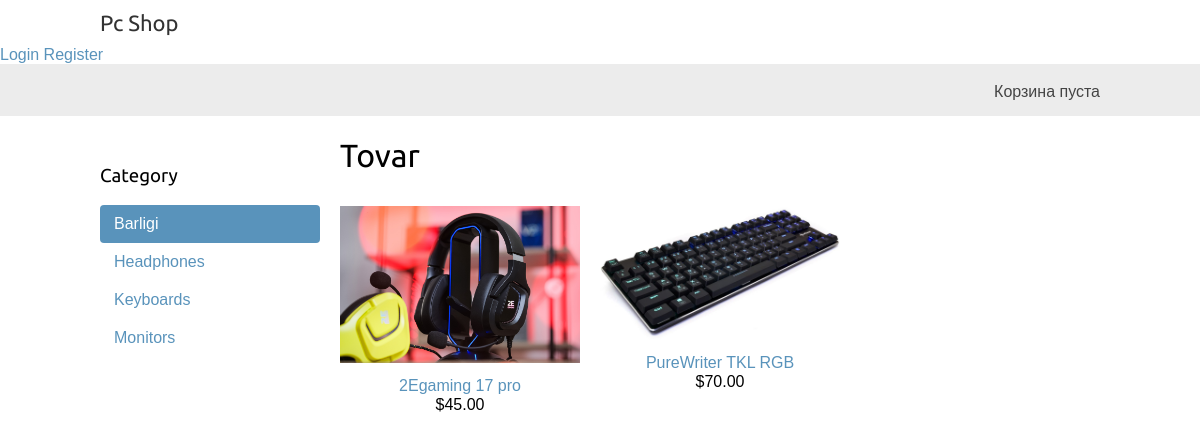
The page / on the database its author committed.
### shop/models.py (models this page shows, shortened)
class Category(models.Model):
    name = models.CharField(max_length=100, db_index=True)
    slug = models.SlugField(max_length=100, unique=True)
    class Meta:
        ordering = ('name',)
        verbose_name = 'Категория'
        verbose_name_plural = 'Категории'
    def get_absolute_url(self):
        return reverse('shop:product_list_by_category', args=[self.slug])

class Product(models.Model):
    category = models.ForeignKey(Category,
                                 related_name='products',
                                 on_delete=models.CASCADE)
    name = models.CharField(max_length=150, db_index=True)
    slug = models.CharField(max_length=150, db_index=True, unique=True)
    image = models.ImageField(upload_to='media/%Y/%m/%d', blank=True)
    description = models.TextField(max_length=1000, blank=True)
    price = models.DecimalField(max_digits=10, decimal_places=2)
    available = models.BooleanField(default=True)
    created = models.DateTimeField(auto_now_add=True)
    uploaded = models.DateTimeField(auto_now=True)
    class Meta:
        ordering = ('name',)
        verbose_name = 'Товар'
        verbose_name_plural = 'Товары'
        index_together = (('id', 'slug'), )
    def get_absolute_url(self):
        return reverse('shop:product_detail', args=[self.id, self.slug])

### shop/views.py (the view)
# urls.py: path('',views.product_list,name='product_list'),
def product_list(request, category_slug=None):
    category = None
    categories = Category.objects.all()
    products = Product.objects.filter(available=True)
    if category_slug:
        category = get_object_or_404(Category, slug=category_slug)
        products = products.filter(category=category)
    return render(request, 'shop/home.html',
                  {
                      'category': category,
                      'categories': categories,
                      'products': products
                  })

### cart/cart.py (called while the page is built)
    def __len__(self):
        return sum(item['quantity'] for item in self.cart.values())

### cart/context_processors.py (called while the page is built)
def cart(request):
    return {'cart': Cart(request)}

### templates/shop/home.html (shortened to what this page needs)
{% extends "shop/base.html" %}
{% load static %}
{% block content %}
<div id="sidebar">
<h3>Category</h3>
<ul>
<li {% if not category %}class="selected"{% endif %}>
<a href="{% url 'shop:product_list' %}">Barligi</a>
</li>
{% for c in categories %}
<li {% if category.slug == c.slug %}class="selected" {% endif %}>
<a href="{{ c.get_absolute_url }}">{{ c.name }}</a>
</li>
{% endfor %}
</ul>
</div>
<div id="main" class="product-list">
<h1>{% if category %}{{ category.name }}{% else %}Tovar{% endif %}</h1>
{% for product in products %}
<div class="item">
<a href="{{ product.get_absolute_url }}">
    <img src="{% if product.image %}{{ product.image.url }}{%else %}{% static 'media/no_image.png' %}{% endif %}">
</a>
<a href="{{ product.get_absolute_url }}">{{ product.name }}</a>
<br>
${{ product.price }}
</div>
{% endfor %}
</div>
{% endblock %}

### static/css/base.css (style rules this page uses)
h1, h2, h3, h4, h5 , h6 { font-family: 'Ubuntu', sans-serif; font-weight:normal; }
a { text-decoration:none; color:#5993bb; }
#sidebar { width:220px; padding:30px 20px 0 0; float:left; }
#sidebar ul { margin:0; padding:0; }
#sidebar ul li { margin:0; list-style:none; padding:10px 14px; }
#sidebar ul li a { display:block; }
#sidebar ul li.selected { background:#5993bb; border-radius:4px; }
#sidebar ul li.selected a { color:#fff; }
#main { float:left; width: 96%; margin-right:-220px; overflow:hidden; }
.product-list .item { width:25%; padding:10px 20px 10px 0; float:left; text-align:center; line-height:1.2; }
.product-list .item img { width:100%; margin-bottom:8px; }

### rows shown on the page
Category: name "Headphones"
Category: name "Keyboards"
Category: name "Monitors"
Product: image (picture), name "2Egaming 17 pro", price "45.00"
Product: image (picture), name "PureWriter TKL RGB", price "70.00"
